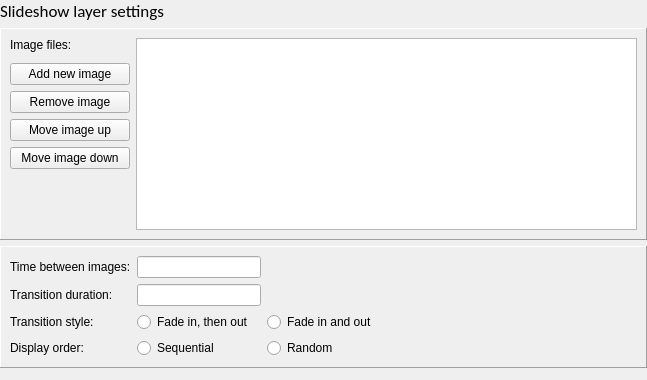
<?xml version="1.0" encoding="UTF-8"?>
<ui version="4.0">
 <class>SlideshowLayerDialog</class>
 <widget class="QWidget" name="SlideshowLayerDialog">
  <property name="geometry">
   <rect>
    <x>0</x>
    <y>0</y>
    <width>647</width>
    <height>380</height>
   </rect>
  </property>
  <property name="windowTitle">
   <string>Form</string>
  </property>
  <layout class="QVBoxLayout" name="verticalLayout">
   <property name="leftMargin">
    <number>0</number>
   </property>
   <property name="topMargin">
    <number>0</number>
   </property>
   <property name="rightMargin">
    <number>0</number>
   </property>
   <property name="bottomMargin">
    <number>0</number>
   </property>
   <item>
    <widget class="QLabel" name="label">
     <property name="font">
      <font>
       <family>Calibri</family>
       <pointsize>13</pointsize>
      </font>
     </property>
     <property name="text">
      <string>Slideshow layer settings</string>
     </property>
    </widget>
   </item>
   <item>
    <widget class="StyledFrame" name="frame">
     <property name="frameShape">
      <enum>QFrame::Panel</enum>
     </property>
     <property name="frameShadow">
      <enum>QFrame::Raised</enum>
     </property>
     <layout class="QGridLayout" name="gridLayout">
      <item row="0" column="0">
       <widget class="QLabel" name="filenameLbl">
        <property name="minimumSize">
         <size>
          <width>120</width>
          <height>0</height>
         </size>
        </property>
        <property name="text">
         <string>Image files:</string>
        </property>
        <property name="buddy">
         <cstring>listWidget</cstring>
        </property>
       </widget>
      </item>
      <item row="4" column="0">
       <widget class="QPushButton" name="moveUpBtn">
        <property name="text">
         <string>Move image up</string>
        </property>
       </widget>
      </item>
      <item row="0" column="1" rowspan="7">
       <widget class="QListWidget" name="listWidget"/>
      </item>
      <item row="3" column="0">
       <widget class="QPushButton" name="removeBtn">
        <property name="text">
         <string>Remove image</string>
        </property>
       </widget>
      </item>
      <item row="2" column="0">
       <widget class="QPushButton" name="addBtn">
        <property name="text">
         <string>Add new image</string>
        </property>
       </widget>
      </item>
      <item row="6" column="0">
       <spacer name="verticalSpacer">
        <property name="orientation">
         <enum>Qt::Vertical</enum>
        </property>
        <property name="sizeHint" stdset="0">
         <size>
          <width>20</width>
          <height>40</height>
         </size>
        </property>
       </spacer>
      </item>
      <item row="1" column="0">
       <spacer name="verticalSpacer_2">
        <property name="orientation">
         <enum>Qt::Vertical</enum>
        </property>
        <property name="sizeType">
         <enum>QSizePolicy::Fixed</enum>
        </property>
        <property name="sizeHint" stdset="0">
         <size>
          <width>20</width>
          <height>5</height>
         </size>
        </property>
       </spacer>
      </item>
      <item row="5" column="0">
       <widget class="QPushButton" name="moveDownBtn">
        <property name="text">
         <string>Move image down</string>
        </property>
       </widget>
      </item>
     </layout>
    </widget>
   </item>
   <item>
    <widget class="StyledFrame" name="frame_2">
     <property name="frameShape">
      <enum>QFrame::Panel</enum>
     </property>
     <property name="frameShadow">
      <enum>QFrame::Raised</enum>
     </property>
     <layout class="QGridLayout" name="gridLayout_2" columnstretch="0,1,3">
      <item row="0" column="0">
       <widget class="QLabel" name="label_2">
        <property name="minimumSize">
         <size>
          <width>120</width>
          <height>0</height>
         </size>
        </property>
        <property name="text">
         <string>Time between images:</string>
        </property>
        <property name="buddy">
         <cstring>delayEdit</cstring>
        </property>
       </widget>
      </item>
      <item row="1" column="0">
       <widget class="QLabel" name="label_3">
        <property name="minimumSize">
         <size>
          <width>120</width>
          <height>0</height>
         </size>
        </property>
        <property name="text">
         <string>Transition duration:</string>
        </property>
        <property name="buddy">
         <cstring>transitionEdit</cstring>
        </property>
       </widget>
      </item>
      <item row="0" column="1">
       <widget class="UnitLineEdit" name="delayEdit"/>
      </item>
      <item row="1" column="1">
       <widget class="UnitLineEdit" name="transitionEdit"/>
      </item>
      <item row="0" column="2">
       <spacer name="horizontalSpacer">
        <property name="orientation">
         <enum>Qt::Horizontal</enum>
        </property>
        <property name="sizeHint" stdset="0">
         <size>
          <width>20</width>
          <height>5</height>
         </size>
        </property>
       </spacer>
      </item>
      <item row="3" column="1" colspan="2">
       <widget class="QWidget" name="widget" native="true">
        <layout class="QHBoxLayout" name="horizontalLayout" stretch="1,1,2">
         <property name="leftMargin">
          <number>0</number>
         </property>
         <property name="topMargin">
          <number>0</number>
         </property>
         <property name="rightMargin">
          <number>0</number>
         </property>
         <property name="bottomMargin">
          <number>0</number>
         </property>
         <item>
          <widget class="QRadioButton" name="seqBtn">
           <property name="text">
            <string>Sequential</string>
           </property>
          </widget>
         </item>
         <item>
          <widget class="QRadioButton" name="randomBtn">
           <property name="text">
            <string>Random</string>
           </property>
          </widget>
         </item>
         <item>
          <spacer name="horizontalSpacer_2">
           <property name="orientation">
            <enum>Qt::Horizontal</enum>
           </property>
           <property name="sizeHint" stdset="0">
            <size>
             <width>40</width>
             <height>5</height>
            </size>
           </property>
          </spacer>
         </item>
        </layout>
       </widget>
      </item>
      <item row="3" column="0">
       <widget class="QLabel" name="label_4">
        <property name="text">
         <string>Display order:</string>
        </property>
        <property name="buddy">
         <cstring>seqBtn</cstring>
        </property>
       </widget>
      </item>
      <item row="2" column="0">
       <widget class="QLabel" name="label_5">
        <property name="text">
         <string>Transition style:</string>
        </property>
        <property name="buddy">
         <cstring>inThenOutBtn</cstring>
        </property>
       </widget>
      </item>
      <item row="2" column="1" colspan="2">
       <widget class="QWidget" name="widget_2" native="true">
        <layout class="QHBoxLayout" name="horizontalLayout_2" stretch="1,1,2">
         <property name="leftMargin">
          <number>0</number>
         </property>
         <property name="topMargin">
          <number>0</number>
         </property>
         <property name="rightMargin">
          <number>0</number>
         </property>
         <property name="bottomMargin">
          <number>0</number>
         </property>
         <item>
          <widget class="QRadioButton" name="inThenOutBtn">
           <property name="text">
            <string>Fade in, then out</string>
           </property>
          </widget>
         </item>
         <item>
          <widget class="QRadioButton" name="inAndOutBtn">
           <property name="text">
            <string>Fade in and out</string>
           </property>
          </widget>
         </item>
         <item>
          <spacer name="horizontalSpacer_3">
           <property name="orientation">
            <enum>Qt::Horizontal</enum>
           </property>
           <property name="sizeHint" stdset="0">
            <size>
             <width>40</width>
             <height>5</height>
            </size>
           </property>
          </spacer>
         </item>
        </layout>
       </widget>
      </item>
     </layout>
    </widget>
   </item>
   <item>
    <spacer name="verticalSpacer_4">
     <property name="orientation">
      <enum>Qt::Vertical</enum>
     </property>
     <property name="sizeHint" stdset="0">
      <size>
       <width>20</width>
       <height>5</height>
      </size>
     </property>
    </spacer>
   </item>
  </layout>
 </widget>
 <customwidgets>
  <customwidget>
   <class>StyledFrame</class>
   <extends>QFrame</extends>
   <header>Widgets/styledframe.h</header>
   <container>1</container>
  </customwidget>
  <customwidget>
   <class>UnitLineEdit</class>
   <extends>QLineEdit</extends>
   <header>Widgets/unitlineedit.h</header>
  </customwidget>
 </customwidgets>
 <tabstops>
  <tabstop>listWidget</tabstop>
  <tabstop>addBtn</tabstop>
  <tabstop>removeBtn</tabstop>
  <tabstop>moveUpBtn</tabstop>
  <tabstop>moveDownBtn</tabstop>
  <tabstop>delayEdit</tabstop>
  <tabstop>transitionEdit</tabstop>
  <tabstop>inThenOutBtn</tabstop>
  <tabstop>inAndOutBtn</tabstop>
  <tabstop>seqBtn</tabstop>
  <tabstop>randomBtn</tabstop>
 </tabstops>
 <resources/>
 <connections/>
</ui>
